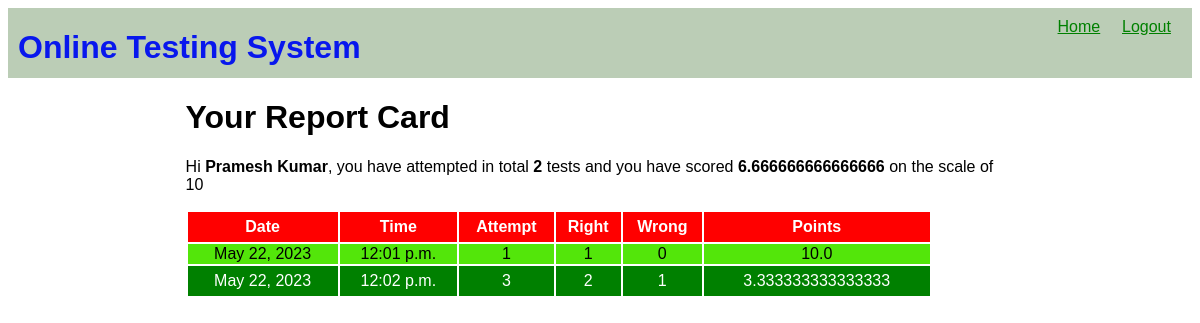
Screenshot of /OTS/test-history (signed in) with the database file from the repository.
### OTS/models.py (models this page shows)
class Candidate(models.Model):
    username= models.CharField(primary_key=True,max_length=20)
    password=models.CharField(null=False,max_length=20)
    name=models.CharField(null=False,max_length=30)
    test_attempted=models.IntegerField(default=0)
    points=models.FloatField(default=0.0)

class Result(models.Model):
    resultid=models.BigAutoField(primary_key=True,auto_created=True)
    username=models.ForeignKey(Candidate,on_delete=models.CASCADE)
    date=models.DateField(auto_now=True)
    time=models.TimeField(auto_now=True)
    attempt=models.IntegerField()
    right=models.IntegerField()
    wrong=models.IntegerField()
    points=models.FloatField()

### OTS/views.py (the view)
# urls.py: path('test-history',testResultHistory,name='testHistory'),
def testResultHistory(request):
    if 'name' not in request.session.keys():
        res=HttpResponseRedirect("login")
    candidate=Candidate.objects.filter(username=request.session['username'])
    results=Result.objects.filter(username_id=candidate[0].username)
    context={'candidate':candidate[0],'results':results}
    res=render(request,'candidate_history.html',context)
    return res

### OTS/templates/candidate_history.html (shortened to what this page needs)
{% extends 'main.html' %}
{% block top %}
<a href="{% url 'OTS:home' %}">Home</a>
<a href="{% url 'OTS:logout' %}">Logout</a>
 {% endblock %}
 {% block content %}
 <h1> Your Report Card</h1>
 <p>Hi <span class="special">{{candidate.name}}</span>,
    you have attempted in total <span class="special">{{candidate.test_attempted}}</span> tests and you have scored <span class="special">{{candidate.points}}</span>
    on the scale of 10</p>
 <table>
    <tr>
        <th>Date</th>
        <th>Time</th>
        <th>Attempt</th>
        <th>Right</th>
        <th>Wrong</th>
        <th>Points</th>
    </tr>
    {% for r in results  %}
    <tr>
        <td>{{r.date}}</td>
        <td>{{r.time}}</td>
        <td>{{r.attempt}}</td>
        <td>{{r.right}}</td>
        <td>{{r.wrong}}</td>
        <td>{{r.points}}</td>
    </tr>
    {% endfor %}
 </table>
 {% endblock %}

### OTS/static/theme.css (style rules this page uses)
* { font-family:'Gill Sans', 'Gill Sans MT', Calibri, 'Trebuchet MS', sans-serif }
.top div.menu a { color:green; display:inline-block; min-width: 50px; margin-right: 10px; }
table { width:90%; }
table tr:nth-child(odd) { background-color: green; color: white; height:30px; }
table tr:nth-child(even) { background-color: rgb(83, 230, 10); }
table tr:first-child { background-color: red; }
table td { text-align: center; }
span.special { color:black; font-weight:bold; }

### rows the page displays
Candidate: name "Pramesh Kumar", test_attempted "2", points "6.666666666666666"
Result: date "May 22, 2023", time "12:01 p.m.", attempt "1", right "1", wrong "0", points "10.0"
Result: date "May 22, 2023", time "12:02 p.m.", attempt "3", right "2", wrong "1", points "3.333333333333333"
